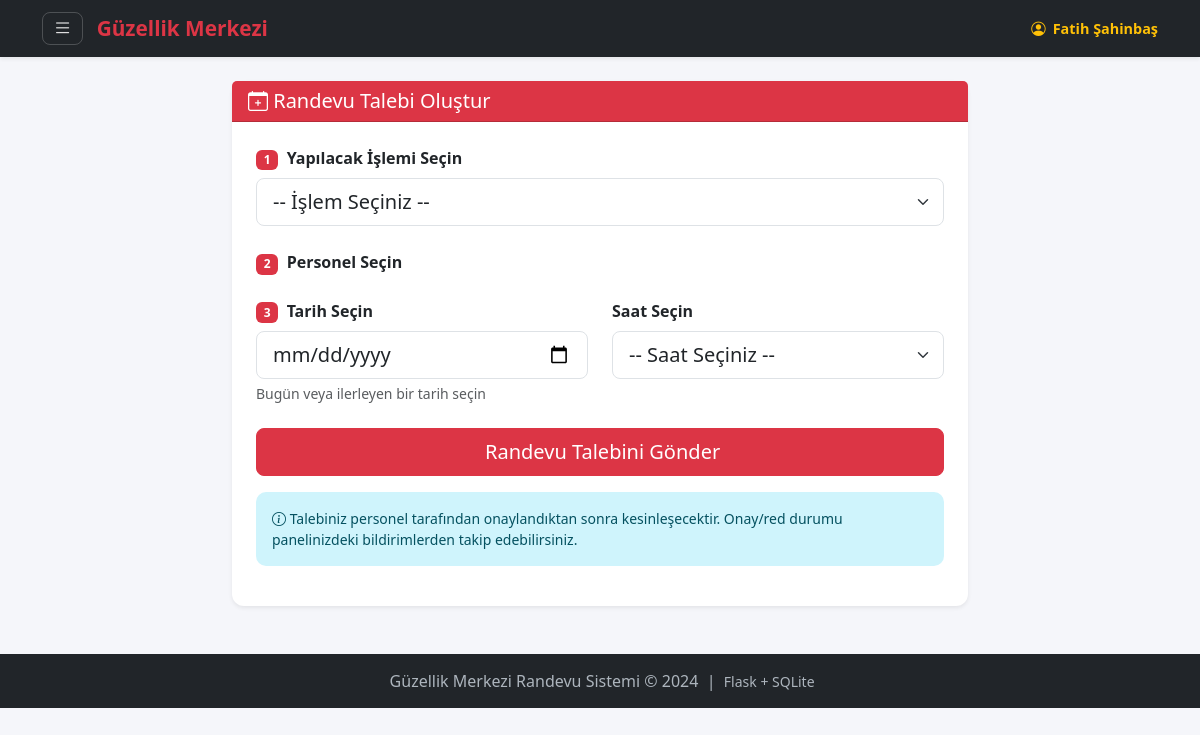
The page /musteri/randevu-al (signed in) on the database as committed earlier.
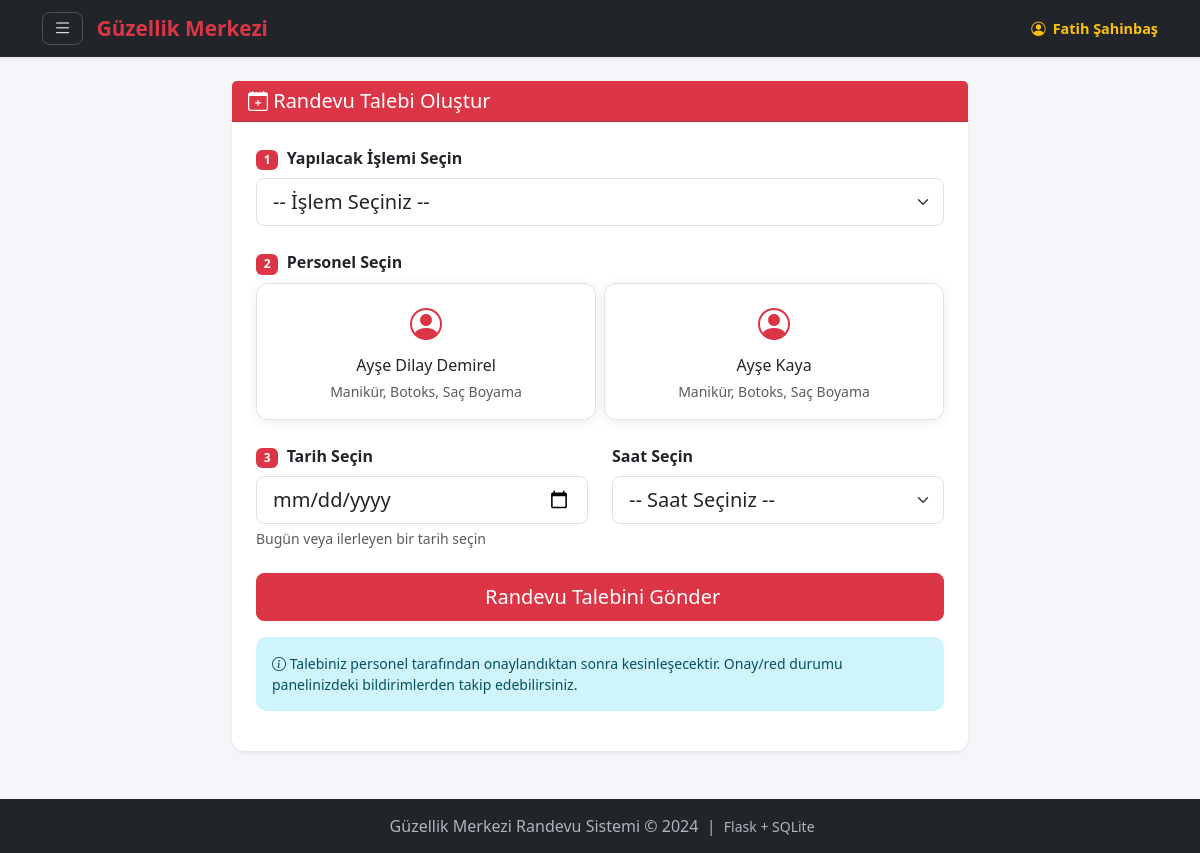
The same page on the database as committed later.
### tables this page shows
CREATE TABLE personeller (
            id          INTEGER PRIMARY KEY AUTOINCREMENT,
            ad_soyad    TEXT    NOT NULL,
            email       TEXT    NOT NULL UNIQUE,
            sifre_hash  TEXT    NOT NULL,
            uzmanlik    TEXT    NOT NULL,          -- Yaptığı işlem (botoks, saç vb.)
            rol         TEXT    DEFAULT 'personel', -- 'personel' veya 'admin'
            aktif       INTEGER DEFAULT 1
        );

### routes/musteri_routes.py (the view, shortened to what this page needs)
@musteri_bp.route('/randevu-al', methods=['GET', 'POST'])
@giris_gerekli
def randevu_al():
    db = get_db()
    personeller_raw = db.execute('''
        SELECT DISTINCT p.id, p.ad_soyad
        FROM personeller p
        JOIN personel_uzmanliklar pu ON p.id = pu.personel_id
        JOIN hizmetler h ON pu.hizmet_id = h.id
        WHERE p.aktif = 1 AND p.rol = 'personel' AND h.aktif = 1
        ORDER BY p.ad_soyad
    ''').fetchall()
    personeller = []
    for p in personeller_raw:
        hizmetler_row = db.execute('''
            SELECT h.ad FROM hizmetler h
            JOIN personel_uzmanliklar pu ON h.id = pu.hizmet_id
            WHERE pu.personel_id = ? AND h.aktif = 1
        ''', (p['id'],)).fetchall()
        uzmanlik_listesi = [h['ad'] for h in hizmetler_row]
        personeller.append({
            'id': p['id'],
            'ad_soyad': p['ad_soyad'],
            'uzmanlik': uzmanlik_listesi,           # liste: ['Botoks', 'Dolgu']
            'uzmanlik_str': ', '.join(uzmanlik_listesi)  # gösterim için
        })
    islemler = db.execute(
        'SELECT * FROM hizmetler WHERE aktif=1 ORDER BY ad'
    ).fetchall()
    return render_template('musteri/randevu_al.html',
                           personeller=personeller, islemler=islemler)

### database.py (called while the page is built)
def get_db():
    if 'db' not in g:
        g.db = sqlite3.connect(
            current_app.config['DATABASE'],
            detect_types=sqlite3.PARSE_DECLTYPES
        )
        g.db.row_factory = sqlite3.Row
    return g.db

### routes/musteri_routes.py (called while the page is built)
def giris_gerekli(f):
    from functools import wraps
    @wraps(f)
    def decorated(*args, **kwargs):
        if not musteri_mi():
            flash('Bu sayfayı görüntülemek için giriş yapmalısınız.', 'warning')
            return redirect(url_for('auth.login_page'))
        return f(*args, **kwargs)
    return decorated

### utils/auth_helper.py (called while the page is built)
def musteri_mi() -> bool:
    return session.get('kullanici_rol') == 'musteri'

### templates/musteri/randevu_al.html (shortened to what this page needs)
{% extends 'base.html' %}  {% block icerik %}
<div class="row justify-content-center">
  <div class="col-md-8">
    <div class="card shadow-sm">
      <div class="card-header bg-danger text-white">
        <h5 class="mb-0">
          <i class="bi bi-calendar-plus"></i>
          Randevu Talebi Oluştur
        </h5>
      </div>
      <div class="card-body p-4">
        <form
          method="POST"
          action="{{ url_for('musteri.randevu_al') }}"
          id="randevuForm"
        >
          <div class="mb-4">
            <label class="form-label fw-bold">
              <span class="badge bg-danger me-1">1</span>
              Yapılacak İşlemi Seçin
            </label>
            <select
              class="form-select form-select-lg"
              name="islem"
              id="islemSelect"
              required
              onchange="personelFiltrele()"
            >
              <option value="">-- İşlem Seçiniz --</option>
            </select>
          </div>
          <div class="mb-4">
            <label class="form-label fw-bold">
              <span class="badge bg-danger me-1">2</span>
              Personel Seçin
            </label>
            <div class="row g-2" id="personelKartlar">
              {% for personel in personeller %}
              <div
                class="col-md-6 personel-kart"
                data-uzmanlik="{{ personel['uzmanlik'] | tojson }}"
              >
                <div
                  class="card border h-100 personel-secim-karti"
                  onclick="personelSec({{ personel['id'] }}, this)"
                  style="cursor: pointer"
                >
                  <div class="card-body text-center p-3">
                    <i
                      class="bi bi-person-circle text-danger"
                      style="font-size: 2rem"
                    ></i>
                    <h6 class="mt-2 mb-1">{{ personel['ad_soyad'] }}</h6>
                    <small class="text-muted">{{ personel['uzmanlik_str'] }}</small>
                  </div>
                </div>
              </div>
              {% endfor %}
            </div>
          </div>
          <div class="row mb-4">
            <div class="col-md-6">
              <label class="form-label fw-bold">
                <span class="badge bg-danger me-1">3</span>
                Tarih Seçin
              </label>
              <input
                type="date"
                class="form-control form-control-lg"
                name="tarih"
                id="tarihInput"
                required
              />
              <div class="form-text">Bugün veya ilerleyen bir tarih seçin</div>
            </div>
            <div class="col-md-6">
              <label class="form-label fw-bold"> Saat Seçin </label>
              <select class="form-select form-select-lg" name="saat" required>
                <option value="">-- Saat Seçiniz --</option>
              </select>
            </div>
          </div>
          <div class="d-grid">
            <button type="submit" class="btn btn-danger btn-lg">
               Randevu Talebini Gönder
            </button>
          </div>
          <div class="alert alert-info mt-3 small">
            <i class="bi bi-info-circle"></i>
            Talebiniz personel tarafından onaylandıktan sonra kesinleşecektir.
            Onay/red durumu panelinizdeki bildirimlerden takip edebilirsiniz.
          </div>
        </form>
      </div>
    </div>
  </div>
</div>
{% endblock %}

Rows that differ between the two databases and show on the page:
now on this page (row edited): personeller: ad_soyad "Ayşe Dilay Demirel", uzmanlik_str "Manikür, Botoks, Saç Boyama"
added personeller: ad_soyad "Ayşe Kaya", uzmanlik_str "Manikür, Botoks, Saç Boyama"
